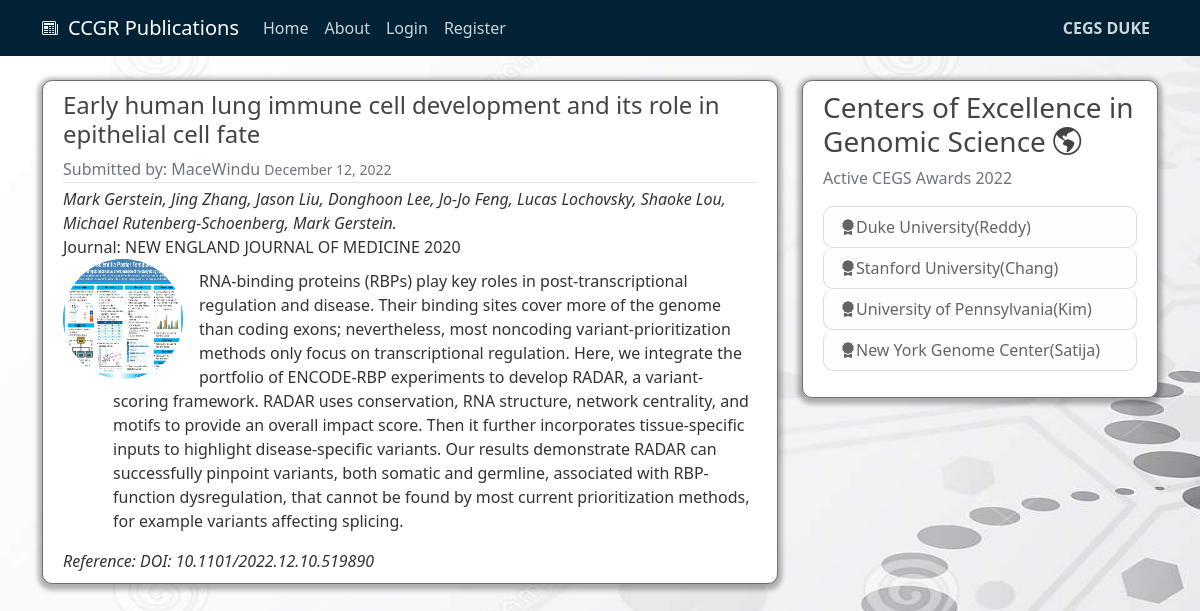
The app's page /publication/3 with its own data.
### publications/models.py (models this page shows, shortened)
class Publication(models.Model):
    title = models.CharField(max_length=115)
    first_author_first_name = models.CharField(max_length=20)
    first_author_last_name = models.CharField(max_length=20)
    author_list = models.TextField()
    abstract = models.TextField()
    references = models.CharField(max_length=50)
    laboratory = models.CharField(max_length=50)
    journal_name = models.CharField(max_length=50)
    journal_volume = models.CharField(max_length=10)
    published_date = models.DateField("Published Date(mm/dd/yyyy)",
        auto_now_add=False, auto_now=False, blank=True, null=True
    )
    date_posted = models.DateTimeField(default=timezone.now)
    user = models.ForeignKey(User, on_delete=models.CASCADE)

### users/models.py (models this page shows, shortened)
class Profile(models.Model):
    user = models.OneToOneField(User, on_delete=models.CASCADE)
    profile_image = models.ImageField(default="default.jpg", upload_to="profile_pics")

### publications/views.py (the view)
class PublicationDetailView(DetailView):
    model = Publication

### publications/templates/publications/publication_detail.html (shortened to what this page needs)
<!DOCTYPE html>
<html>
{% extends "publications/application.html" %}
{% block content %}
        <article class="media content-section">
            <div class="media-body">
                <div class="article-metadata">
                    <h4><a class="article-title" href="{% url 'publication-detail' publication.id %}"> {{ object.title }}</a></h4>
                     <a class="mr-2 article-title text-muted" href="{% url 'user-publications' publication.user.username %}"> Submitted by: {{ publication.user }}</a>
                    <small class="text-muted">{{ object.date_posted|date:"F d, Y" }}</small>
                </div>
                <div style="font-style: italic;">{{ object.author_list }}</div>
                <div>Journal: {{ object.journal_name }} {{ object.journal_volume}}</div>
                <img class= "rounded-circle article-img" src="{{ object.user.profile.profile_image.url }}" style="float:left;width:120px;height:120px;">
                <div><p class="article-content">{{ object.abstract }}</p></div>
            </div>
            <div style="font-style: italic;">Reference: {{ object.references }}</div>
        </article>
{% endblock content %}

### publications/static/publications/main.css (style rules this page uses)
body { background: #fafafa; color: #333333; margin-top: 5rem; }
h1, h2, h3, h4, h5, h6 { color: #444444; }
.content-section { background: #ffffff; padding: 10px 20px; border: 1px solid #727169; border-radius: 10px; margin-bottom: 20px; box-shadow: 0px 2px 5px 4px rgba(0,0,0,.3); }
.article-title { color: #444444; text-decoration: none; }
.article-content { white-space: pre-line; padding-left: 50px; padding-top: 10px; }
.article-img { height: 65px; width: 65px; margin-right: 16px; }
.article-metadata { padding-bottom: 1px; margin-bottom: 4px; border-bottom: 1px solid #e3e3e3 }

### publications/templates/publications/application.html (style rules this page uses)
#bg { background-size: 2000px 1000px; background-repeat: no-repeat; background-position: center; background-attachment: fixed; }

### records on screen
Publication: title "Early human lung immune cell development and its role in epithelial cell fate", user "MaceWindu", date_posted "December 12, 2022", author_list "Mark Gerstein, Jing Zhang, Jason Liu, Donghoon Lee, Jo-Jo Feng, Lucas Lochovsky, Shaoke Lou, Michael Rutenberg-Schoenberg, Mark Gerstein.", journal_name "NEW ENGLAND JOURNAL OF MEDICINE", journal_volume "2020", user.profile.profile_image (picture), abstract "RNA-binding proteins (RBPs) play key roles in post-transcriptional regulation and disease. Their binding sites cover more of the genome than coding exons; nevertheless, most noncoding variant-prioritization methods only focus on transcriptional regulation. Here, we integrate the portfolio of ENCODE-RBP experiments to develop RADAR, a variant-scoring framework. RADAR uses conservation, RNA structure, network centrality, and motifs to provide an overall impact score. Then it further incorporates tissue-specific inputs to highlight disease-specific variants. Our results demonstrate RADAR can successfully pinpoint variants, both somatic and germline, associated with RBP-function dysregulation,…", references "DOI: 10.1101/2022.12.10.519890"
